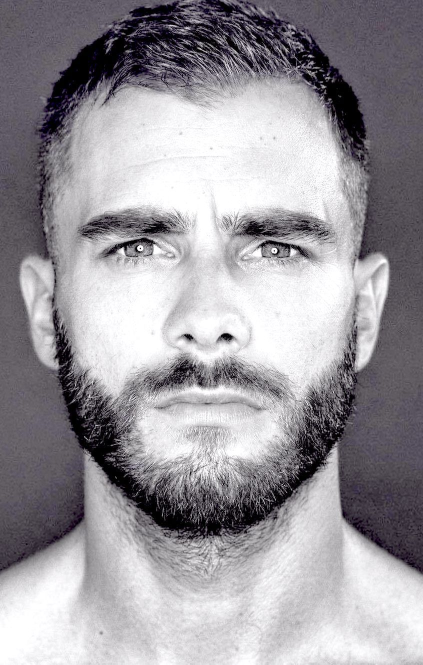
#> input picture cs506/archive-10-08-2025/06-module-machine-learning/img/train5.jpg, 846 x 1329 px (shown at 1/2 size)
$ jupyter execute classifier.ipynb
#> lines starting #> are read from the running program, lines starting #| are printed output that depends on the picture; after the words box and inside, x2 and y2 are one past the last pixel; in counts of white or black regions, pixels touching at a corner belong together
[cell 1]
# import OpenCV and matplotlib for image display
import cv2
import matplotlib.pyplot as plt

[cell 2]
# Read in the cascade classifiers for face and eyes
face_cascade = cv2.CascadeClassifier('haarcascade_frontalface_default.xml')

[cell 3]
# Reading in the image and creating copies
img = cv2.imread('img/train5.jpg')
#> img is the input picture: shape (1329, 846, 3); mean B, G, R 157.6, 152.2, 155.2
img = cv2.cvtColor(img, cv2.COLOR_BGR2RGB)  # convert BGR (cv2) to RGB

plt.imshow(img)
img_copy1 = img.copy()
img_copy2 = img.copy()
img_copy3 = img.copy()

[cell 4]
# function to detect a face
def detect_face(img):
    face_img = img.copy()
    face_rect = face_cascade.detectMultiScale(face_img,
                                               scaleFactor = 1.1,
                                               minNeighbors = 5)
#> face_rect = [[57, 217, 710, 710]]
    for (x, y, w, h) in face_rect:
        # red box for face
        cv2.rectangle(face_img, (x, y),
                      (x + w, y + h), (0, 255, 0), 1)
#> this loop made 1 pass
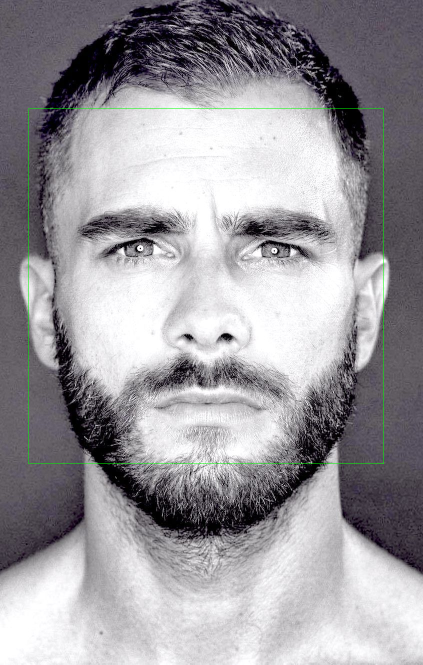
#> face_img: shape (1329, 846, 3) (shown at 1/2 size); mean R, G, B 154.9, 152.6, 157.2
    return face_img

[cell 5]
# face detection on the input image
face = detect_face(img_copy1)
plt.imshow(face)
# Saving the image
cv2.imwrite('face.jpg', face)
#> Out = True

[cell 6]
eye_cascade = cv2.CascadeClassifier('haarcascade_eye.xml')

[cell 7]
# create a function to detect eyes
def detect_eyes(img):
    eye_img = img.copy()
    eye_rect = eye_cascade.detectMultiScale(eye_img,
                                            scaleFactor = 1.1,
                                            minNeighbors = 5)
#> eye_rect = [[360, 661, 29, 29], [436, 659, 35, 35], [207, 444, 111, 111], [442, 380, 206, 206], [143, 357, 237, 237]]

    for (x, y, w, h) in eye_rect:
        # green box for eyes
        cv2.rectangle(eye_img, (x, y),
                      (x + w, y + h), (255, 0, 0), 1)
#> this loop made 5 passes
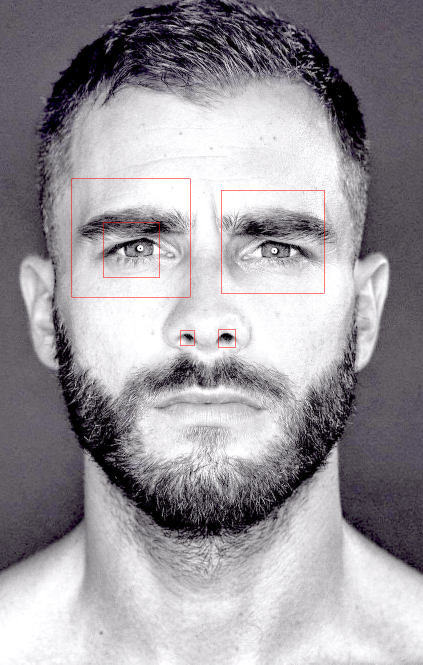
#> eye_img: shape (1329, 846, 3) (shown at 1/2 size); mean R, G, B 155.3, 151.8, 157.1
    return eye_img

[cell 8]
# eye detection
eyes = detect_eyes(img_copy2)
plt.imshow(eyes)
cv2.imwrite('face.jpg', eyes)
#> Out = True

[cell 9]
# combine face and eye detection
eyes_face = detect_face(img_copy3)
#> the loop in detect_face (call 2), `for (x, y, w, h) in face_rect:` made 1 pass
eyes_face = detect_eyes(eyes_face)
#> the loop in detect_eyes (call 2), `for (x, y, w, h) in eye_rect:` made 5 passes
#> after the loop in detect_eyes (call 2), `for (x, y, w, h) in eye_rect:`:
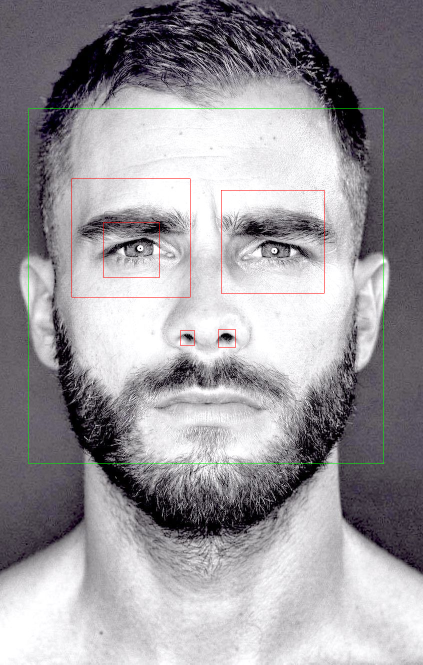
#> eye_img: shape (1329, 846, 3) (shown at 1/2 size); 0.22% of pixels changed, all inside (x1, y1, x2, y2) = (143, 357, 649, 695)
plt.imshow(eyes_face)

[cell 10]
# create a function to detect eyes
def detect_eyes(img):
    eye_img = img.copy()
    height, width, channels = eye_img.shape

    eye_rect = eye_cascade.detectMultiScale(eye_img,
                                            scaleFactor = 1.17,
                                            minNeighbors = 5,
                                            minSize = (int(width * 0.1), int(height * 0.1)))

[cell 11]
# Reading in the image and creating copies
img = cv2.imread('img/train5.jpg')
img = cv2.resize(img, (240, 240), interpolation=cv2.INTER_CUBIC)
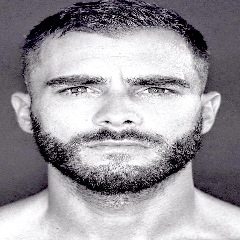
#> img: shape (240, 240, 3); mean B, G, R 157.6, 152.3, 155.3
img = cv2.cvtColor(img, cv2.COLOR_BGR2RGB)  # convert BGR (cv2) to RGB

$ run again, with cs506/archive-10-08-2025/06-module-machine-learning/img/train1.jpg copied over cs506/archive-10-08-2025/06-module-machine-learning/img/train5.jpg
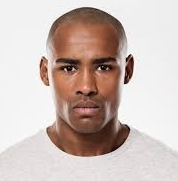
#> input picture cs506/archive-10-08-2025/06-module-machine-learning/img/train1.jpg, 178 x 181 px
#> img is the input picture: shape (181, 178, 3); mean B, G, R 183.7, 189.6, 205.1
#> face_rect = [[45, 34, 85, 85]]
#> the loop in detect_face, `for (x, y, w, h) in face_rect:` made 1 pass
#> after the loop in detect_face, `for (x, y, w, h) in face_rect:`:
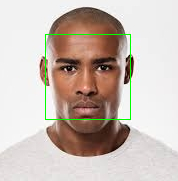
#> face_img: shape (181, 178, 3); mean R, G, B 203.1, 190.6, 182.1
#> `cv2.imwrite('face.jpg', face)`: Out = True
#> eye_rect = [[90, 56, 25, 25], [54, 55, 28, 28]]
#> the loop in detect_eyes, `for (x, y, w, h) in eye_rect:` made 2 passes
#> `cv2.imwrite('face.jpg', eyes)`: Out = True
#> the loop in detect_face (call 2), `for (x, y, w, h) in face_rect:` made 1 pass
#> eye_rect = [[90, 56, 25, 25], [54, 56, 27, 27]]
#> the loop in detect_eyes (call 2), `for (x, y, w, h) in eye_rect:` made 2 passes
#> after the loop in detect_eyes (call 2), `for (x, y, w, h) in eye_rect:`:
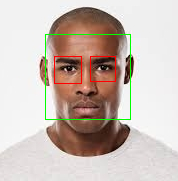
#> eye_img: shape (181, 178, 3); 0.65% of pixels changed, all inside (x1, y1, x2, y2) = (54, 56, 116, 84)

$ run again, with cs506/archive-10-08-2025/06-module-machine-learning/img/train2.jpg copied over cs506/archive-10-08-2025/06-module-machine-learning/img/train5.jpg
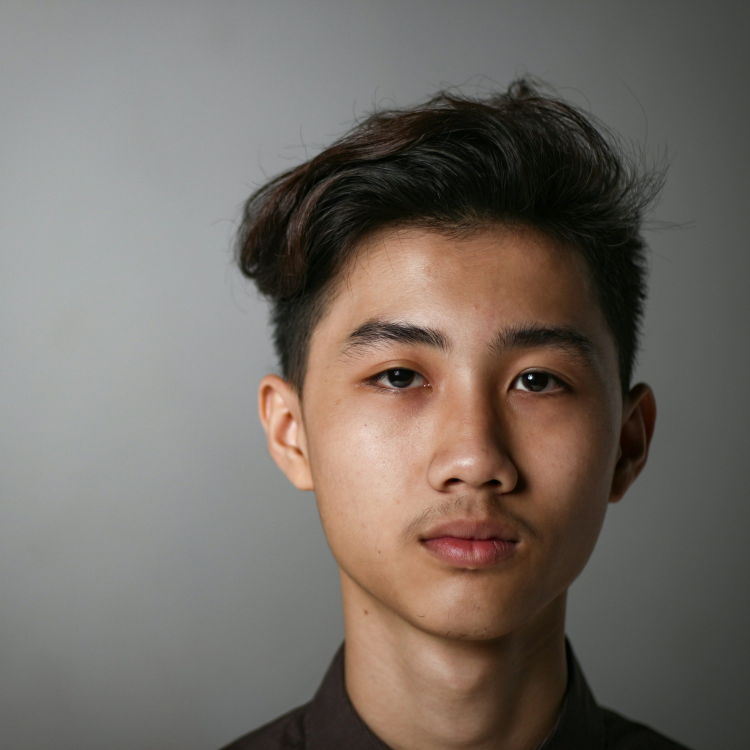
#> input picture cs506/archive-10-08-2025/06-module-machine-learning/img/train2.jpg, 3000 x 3000 px (shown at 1/4 size)
#> img is the input picture: shape (3000, 3000, 3); mean B, G, R 101.3, 108.1, 116.2
#> face_rect = [[1057, 876, 1627, 1627]]
#> the loop in detect_face, `for (x, y, w, h) in face_rect:` made 1 pass
#> `cv2.imwrite('face.jpg', face)`: Out = True
#> eye_rect = [[1452, 2438, 25, 25], [1042, 1536, 54, 54], [1993, 1405, 245, 245], [1130, 1763, 90, 90], [1413, 1360, 322, 322]]
#> the loop in detect_eyes, `for (x, y, w, h) in eye_rect:` made 5 passes
#> `cv2.imwrite('face.jpg', eyes)`: Out = True
#> the loop in detect_face (call 2), `for (x, y, w, h) in face_rect:` made 1 pass
#> the loop in detect_eyes (call 2), `for (x, y, w, h) in eye_rect:` made 5 passes
#> `img = cv2.resize(img, (240, 240), interpolation=cv2.INTER_CUBIC)`:
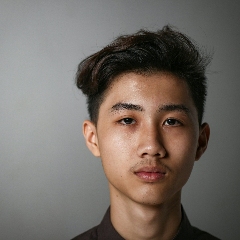
#> img: shape (240, 240, 3); mean B, G, R 101.3, 108.1, 116.2

$ run again, with cs506/archive-10-08-2025/06-module-machine-learning/img/train3.jpg copied over cs506/archive-10-08-2025/06-module-machine-learning/img/train5.jpg
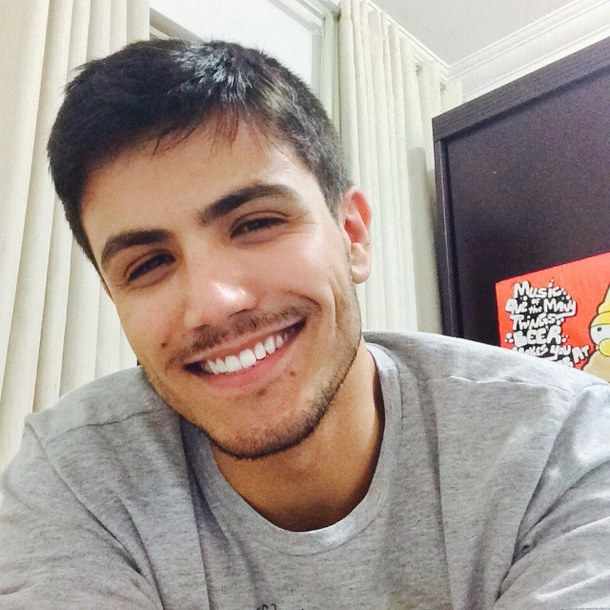
#> input picture cs506/archive-10-08-2025/06-module-machine-learning/img/train3.jpg, 610 x 610 px
#> img is the input picture: shape (610, 610, 3); mean B, G, R 144.3, 151.8, 165.1
#> face_rect = ()
#> `cv2.imwrite('face.jpg', face)`: Out = True
#> eye_rect = [[265, 316, 44, 44], [176, 347, 42, 42], [216, 194, 68, 68], [111, 235, 67, 67]]
#> the loop in detect_eyes, `for (x, y, w, h) in eye_rect:` made 4 passes
#> after the loop in detect_eyes, `for (x, y, w, h) in eye_rect:`:
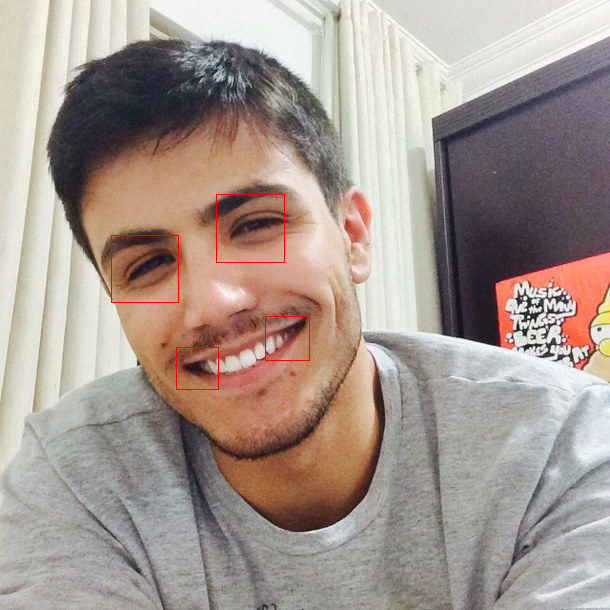
#> eye_img: shape (610, 610, 3); mean R, G, B 165.3, 151.5, 144.1
#> `cv2.imwrite('face.jpg', eyes)`: Out = True
#> the loop in detect_eyes (call 2), `for (x, y, w, h) in eye_rect:` made 4 passes
#> `img = cv2.resize(img, (240, 240), interpolation=cv2.INTER_CUBIC)`:
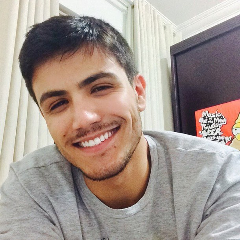
#> img: shape (240, 240, 3); mean B, G, R 144.3, 151.8, 165.1
